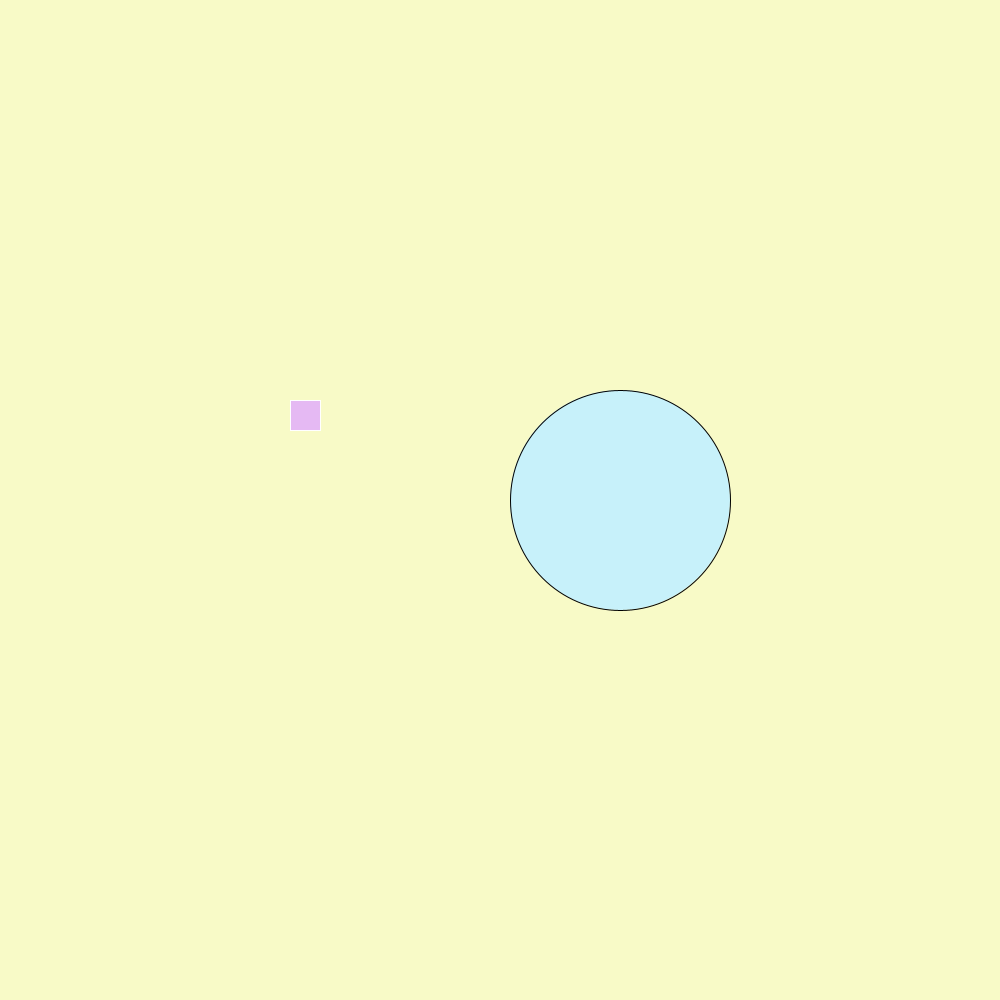
Frame 1 (no input)
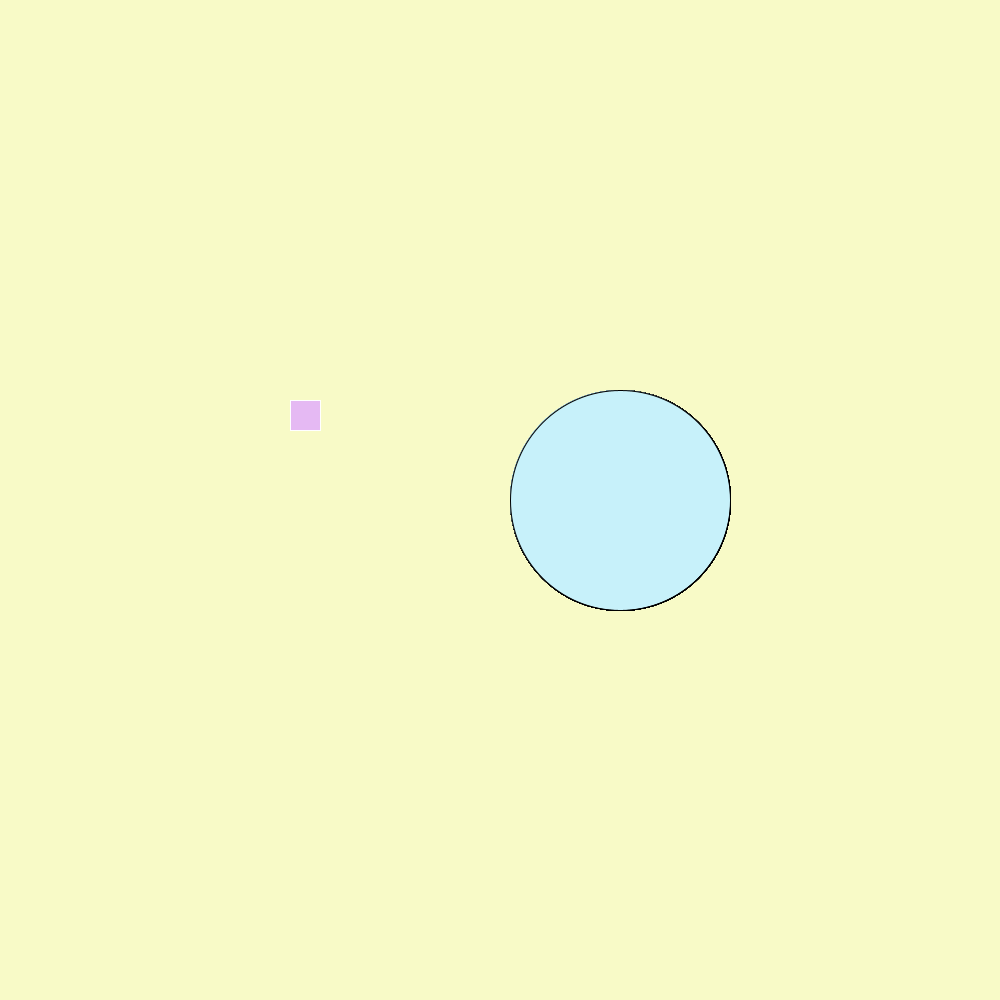
Frame 60 (the mouse pressed at the canvas centre just before this capture)
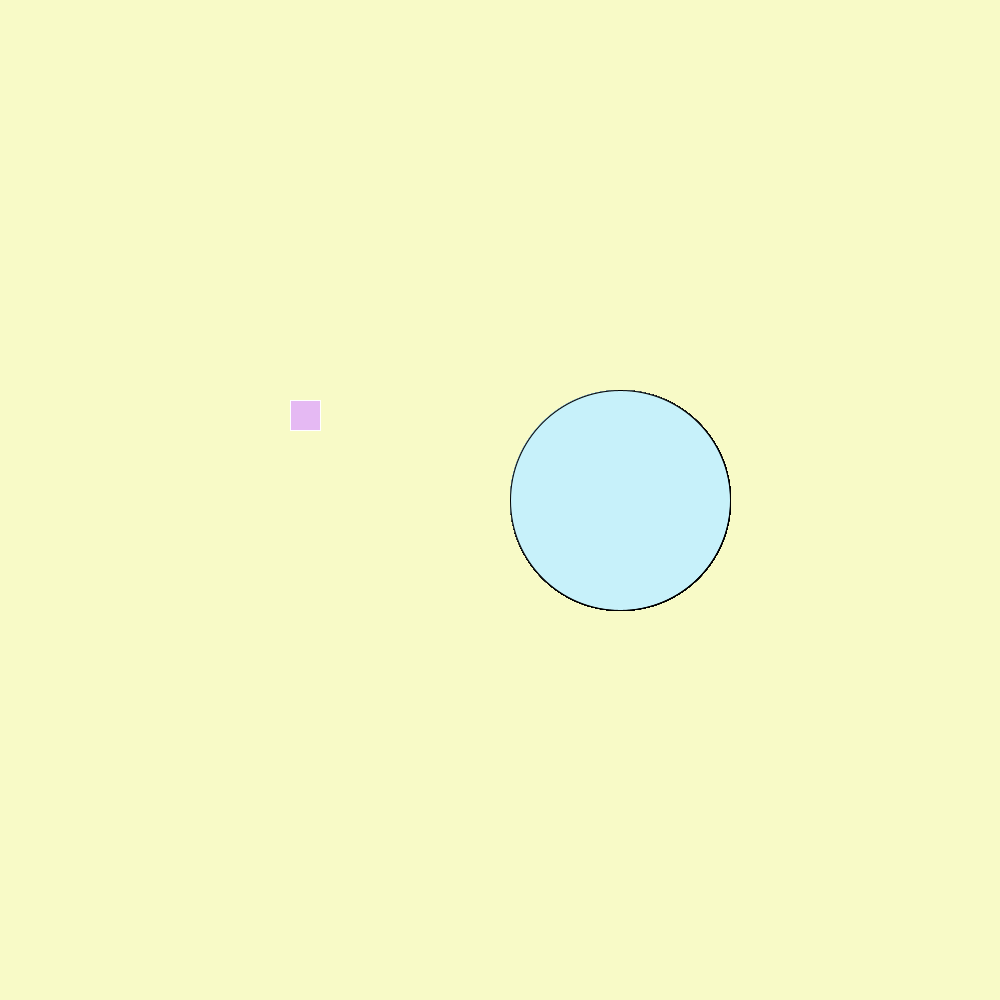
Frame 120 (the mouse held since frame 60 and released just before this capture)

The Processing sketch that drew these frames (run headless with seeded random() and noise(); from frame 60 on, the mouse is pressed at the canvas centre):

// Processing sketch: in_class_quiz_
// ── in_class_quiz_.pde
int rectX, rectY;
int circleX, circleY;
int rectSize = 200;
int circleSize = 220;

color rectColor, circleColor, baseColor;
color rectHighlight, circleHighlight;
color currentColor;
boolean rectOver = false;
boolean circleOver = false;

float angle;
float jitter;
boolean changeRectSize; 

void setup(){
  background (248,250,199);
  size(1000,1000);
  noStroke();
  rectColor = color(229,185,243);
  rectHighlight = color(250,199,245);
  circleColor = color(199,241,250 );
  circleHighlight = color(204);
  baseColor = color(245,250,199);
  currentColor = baseColor;
  circleX = width/2+circleSize/2+10;
  circleY = height/2;
  rectX = width/2-rectSize-10;
  rectY = height/2-rectSize/2;
  ellipseMode(CENTER);
}


void draw() {
  update(mouseX, mouseY);
  //background(currentColor);
  if(changeRectSize){ 
  //  background (255);
  rectSize = int (map(mouseX, 0, width, 0, 175));
    
    
  }else{
    rectSize = 30;
  }
  if (rectOver) {
    fill(rectHighlight);
  } else {
    fill(rectColor);
  }
  stroke(255);
  rect(rectX, rectY, rectSize, rectSize);
  
  if (circleOver) {
    fill(circleHighlight);
  } else {
    fill(circleColor);
  }
  stroke(0);
  ellipse(circleX, circleY, circleSize, circleSize);
}

void update(int x, int y) {
  if ( overCircle(circleX, circleY, circleSize) ) {
    circleOver = true;
    rectOver = false;
  } else if ( overRect(rectX, rectY, rectSize, rectSize) ) {
    rectOver = true;
    circleOver = false;
  } else {
    circleOver = rectOver = false;
  }
}

void mousePressed() {
  if (circleOver) {
    currentColor = circleColor;
    drawcircles ();
  }
  
  if (rectOver) {
    //change someting here
    //
    changeRectSize = !changeRectSize; 
    currentColor = rectColor;
  }
}

boolean overRect(int x, int y, int width, int height)  {
  if (mouseX >= x && mouseX <= x+width && 
      mouseY >= y && mouseY <= y+height) {
    return true;
  } else {
    return false;
  }
}

boolean overCircle(int x, int y, int diameter) {
  float disX = x - mouseX;
  float disY = y - mouseY;
  if (sqrt(sq(disX) + sq(disY)) < diameter/2 ) {
    return true;
  } else {
    return false;
  }
}
  void drawcircles (){
    background (currentColor);
for (int i = 0; i <= width; i += width/35) {
for (int j = 0; j <= height; j += height/35) {
float d = dist(mouseX, mouseY, i, j);
float s = map(d, 0, 1000, 10, 50);
ellipse(i, j, s, s);
    }

  if (second() % 2 == 0) {  
    jitter = random(-0.1, 0.1);
  }
  angle = angle + jitter;
  float c = cos(angle);
  translate(width/2, height/2);
  rotate(c);
  rect(0, 0, 180, 180);   
  }
 }
